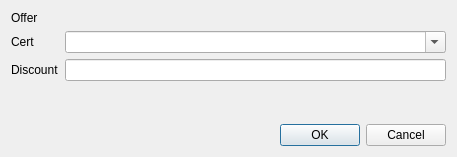
<?xml version="1.0" encoding="UTF-8"?>
<ui version="4.0">
 <class>NewWhitelistDialog</class>
 <widget class="QDialog" name="NewWhitelistDialog">
  <property name="geometry">
   <rect>
    <x>0</x>
    <y>0</y>
    <width>457</width>
    <height>157</height>
   </rect>
  </property>
  <property name="windowTitle">
   <string>Add Whitelist Entry</string>
  </property>
  <layout class="QVBoxLayout" name="verticalLayout">
   <item>
    <layout class="QFormLayout" name="formLayout">
     <property name="fieldGrowthPolicy">
      <enum>QFormLayout::AllNonFixedFieldsGrow</enum>
     </property>
     <item row="0" column="0">
      <widget class="QLabel" name="offerLabel">
       <property name="text">
        <string>Offer</string>
       </property>
      </widget>
     </item>
     <item row="0" column="1">
      <widget class="QLabel" name="offerGUIDLabel">
       <property name="text">
        <string/>
       </property>
      </widget>
     </item>
     <item row="1" column="0">
      <widget class="QLabel" name="certLabel">
       <property name="text">
        <string>Cert</string>
       </property>
      </widget>
     </item>
     <item row="2" column="0">
      <widget class="QLabel" name="categoryLabel">
       <property name="text">
        <string>Discount</string>
       </property>
      </widget>
     </item>
     <item row="2" column="1">
      <widget class="QLineEdit" name="discountEdit"/>
     </item>
     <item row="3" column="0">
      <widget class="QLabel" name="discountText">
       <property name="text">
        <string/>
       </property>
      </widget>
     </item>
     <item row="3" column="1">
      <widget class="QLabel" name="discountDisclaimer">
       <property name="text">
        <string/>
       </property>
       <property name="wordWrap">
        <bool>true</bool>
       </property>
      </widget>
     </item>
     <item row="1" column="1">
      <widget class="QComboBox" name="certEdit">
       <property name="editable">
        <bool>true</bool>
       </property>
      </widget>
     </item>
    </layout>
   </item>
   <item>
    <widget class="QDialogButtonBox" name="buttonBox">
     <property name="orientation">
      <enum>Qt::Horizontal</enum>
     </property>
     <property name="standardButtons">
      <set>QDialogButtonBox::Cancel|QDialogButtonBox::Ok</set>
     </property>
    </widget>
   </item>
  </layout>
 </widget>
 <resources/>
 <connections>
  <connection>
   <sender>buttonBox</sender>
   <signal>accepted()</signal>
   <receiver>NewWhitelistDialog</receiver>
   <slot>accept()</slot>
   <hints>
    <hint type="sourcelabel">
     <x>248</x>
     <y>254</y>
    </hint>
    <hint type="destinationlabel">
     <x>157</x>
     <y>274</y>
    </hint>
   </hints>
  </connection>
  <connection>
   <sender>buttonBox</sender>
   <signal>rejected()</signal>
   <receiver>NewWhitelistDialog</receiver>
   <slot>reject()</slot>
   <hints>
    <hint type="sourcelabel">
     <x>316</x>
     <y>260</y>
    </hint>
    <hint type="destinationlabel">
     <x>286</x>
     <y>274</y>
    </hint>
   </hints>
  </connection>
 </connections>
</ui>
